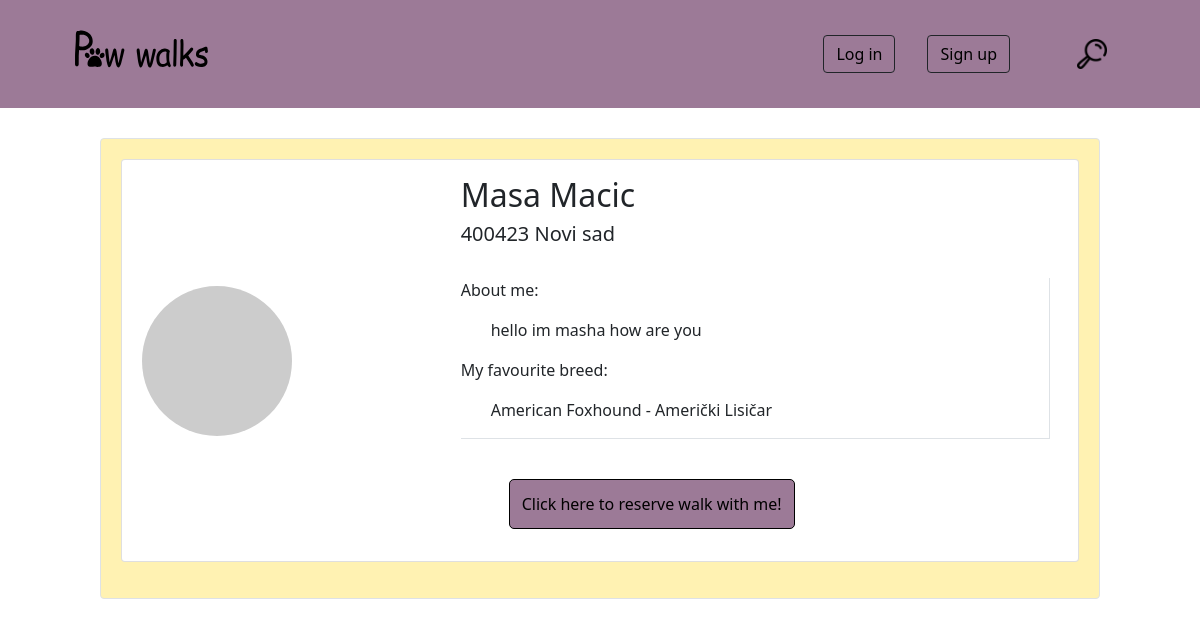
Screenshot of /pages/oneWalker.php?walker=58 with the database file from the repository.
### tables this page shows
CREATE TABLE `user` (
  `id` int(10) UNSIGNED NOT NULL,
  `role` enum('admin','customer','walker') NOT NULL,
  `first_name` varchar(20) NOT NULL,
  `last_name` varchar(20) NOT NULL,
  `email` varchar(255) NOT NULL,
  `password` varchar(255) NOT NULL,
  `forgot_password_code` varchar(10) DEFAULT NULL,
  `phone_number` varchar(30) NOT NULL,
  `address_id` int(10) UNSIGNED NOT NULL,
  `picture` varchar(255) DEFAULT NULL,
  `is_verified` tinyint(1) NOT NULL DEFAULT 0,
  `verification_code` char(6) DEFAULT NULL,
  `created_at` datetime NOT NULL,
  `updated_at` datetime NOT NULL
);

CREATE TABLE `address` (
  `id` int(10) UNSIGNED NOT NULL,
  `street` varchar(100) NOT NULL,
  `city` varchar(40) NOT NULL,
  `postal_code` int(11) DEFAULT NULL
);

CREATE TABLE `walker_details` (
  `id` int(10) UNSIGNED NOT NULL,
  `biography` text NOT NULL,
  `is_active` tinyint(4) NOT NULL DEFAULT 0,
  `walker_id` int(10) UNSIGNED NOT NULL
);

CREATE TABLE `breeds` (
  `id` int(10) UNSIGNED NOT NULL,
  `breed_name` varchar(255) NOT NULL
);

### pages/oneWalker.php (the view, shortened to what this page needs)
<!DOCTYPE html>
<html lang="en">
<head>
    <link href="https://cdn.jsdelivr.net/npm/bootstrap@5.1.3/dist/css/bootstrap.min.css" rel="stylesheet">
    <link rel="stylesheet" href="../css/login.css">
    <link rel="stylesheet" href="../css/signup.css">
    <link rel="stylesheet" href="../css/homeStyle.css">
    <link rel="stylesheet" href="../css/scrollbar.css">
</head>
<body>
<?php
include_once '../page_parts/header.php';
if(isset($_GET['walker'])){
    $sqlWalker = "SELECT  u.first_name, u.last_name, u.picture, wd.biography, a.city, a.postal_code, b.breed_name FROM user u
                INNER JOIN walker_details wd ON wd.walker_id = u.id
                INNER JOIN address a ON a.id = u.address_id
                INNER JOIN walker_favourite_breeds wb ON wb.walker_id = u.id
                INNER JOIN breeds b ON b.id = wb.breed_id
                WHERE  u.id = ".$_GET['walker'];
}
try{
    $conn = new PDO("mysql:host=" . HOST . ";dbname=" . DB, USER, PASS);
    $stmtWalker=$conn->prepare($sqlWalker);
    $stmtWalker->execute();
    $walker= $stmtWalker->fetch(PDO::FETCH_ASSOC);
}
catch (Exception $ex){
    echo($ex -> getMessage());
}
?>
<div class="container ">
    <div class="row border rounded karta mx-auto" style="max-width: 1000px;">
        <div class="card mb-3" style="max-width: 1000px;">
            <div class="row g-0">
                <div class="col-md-4 align-self-center p-2">
                    <img src="https://picsum.photos/150/150" class="img-fluid rounded-circle" alt="...">
                </div>
                <div class="col-md-8">
                    <div class="card-body">
                        <h2 class="card-title"><?php echo $walker['first_name']." ".$walker['last_name'];?></h2>
                        <div class="card-text">
                            <h5><?php echo $walker['postal_code']. " ". $walker['city'];?></h5>
                            <br>
                            <div class="border-bottom border-end">
                                <p>About me: </p>
                                <p style="text-indent: 30px;"><?php echo $walker['biography'];?></p>
                                <p>My favourite breed: </p>
                                <p style="text-indent: 30px;"><?php echo $walker['breed_name'];?></p>
                            </div>
                            <br>
                            <button id="openReservation" class="ms-5 my-3" style="padding: 12px; background-color: #9c7a97;border: 1px solid black; border-radius: 5px; display: block;">Click here to reserve walk with me!</button>
                        </div>
                    </div>
                </div>
            </div>
        </div>
    </div>
</div>
</body>
</html>

### css/homeStyle.css (style rules this page uses)
.karta { background-color: rgba(255, 239, 159, 0.8); padding: 20px; margin: 30px 15px 20px 15px; }

### rows the page displays
user: first_name "Masa", last_name "Macic", address.postal_code "400423", address.city "Novi sad", walker_details.biography "hello im masha how are you", breeds.breed_name "American Foxhound - Američki Lisičar"
